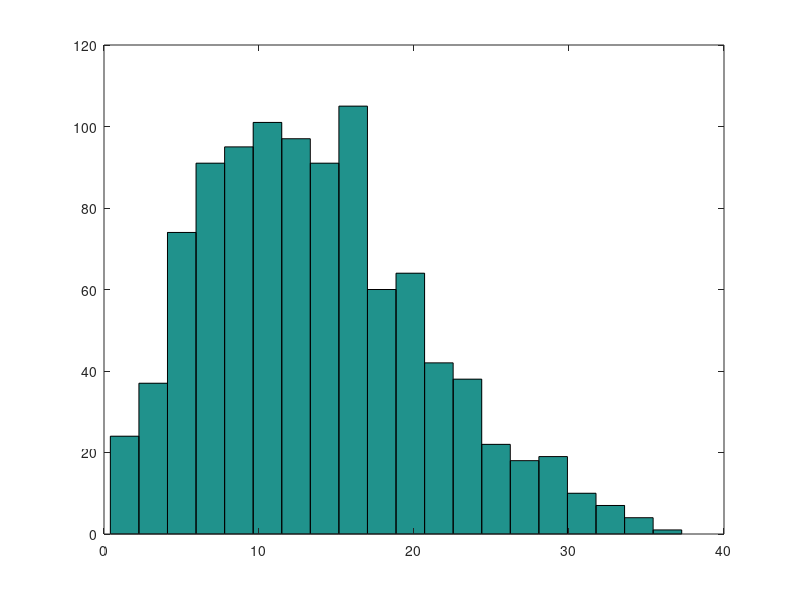

MATLAB code for this plot:
#! /usr/bin/octave

close all;
clear; clc;
%python("./BulkPermittivity.py")
f = csvread("gamma.csv");

mag = f(:,1);

mean_mag = mean(mag)
hist(mag,20);
